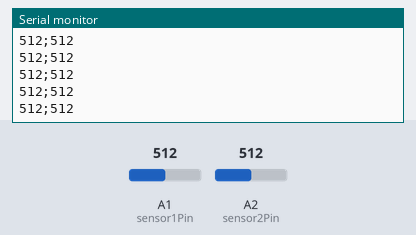
Bench run of a sketch on a simulated Arduino Uno, built with avr-gcc and run on an emulated ATmega328P. On the bench: the last lines printed to the serial monitor. The test bench sets the inputs (shaded band); at power-on: A1 (sensor1Pin) = 512, A2 (sensor2Pin) = 512.

Above: at 2.2 s.
2.3 s: A1 (sensor1Pin) set to 990
At 2.33 s:
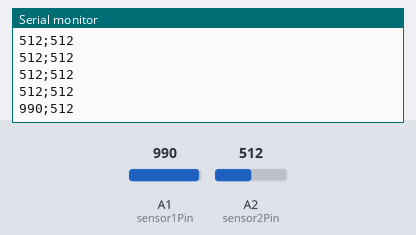
3.8 s: A1 (sensor1Pin) set to 1007
At 3.8 s:
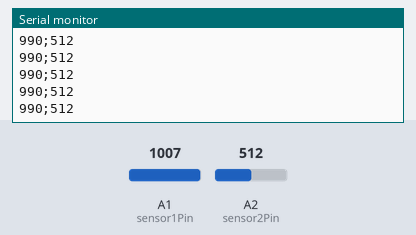
Timing chart, 0 to 6.8 s (numbered marks = the images above; inputs shaded):
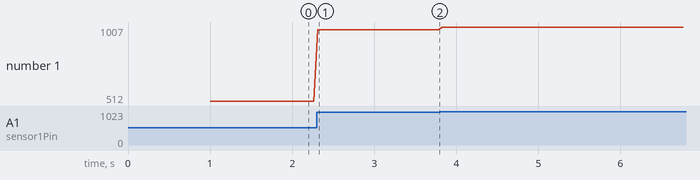

Measured:
- after the input at 2.3 s, the serial monitor: prints a new line at once (image 1)
- plotted number 1: 512 → 990 after the input at 2.3 s, 990 → 1007 after the input at 3.8 s

The sketch:

leitura-potenciometros.ino
```cpp
//O potenciômetro está conectado ao GPIO
const int sensor1Pin = 15;
const int sensor2Pin = 2;

//variável para armazenar o valor do potenciômetro
int svalor1 = 0;
int svalor2 = 0;

String mensagem = "";
void setup() {
  Serial.begin(115200);
  delay(1000);
}

void loop() { //// Lendo o valor do potenciômetro
  svalor2 = analogRead(sensor2Pin);
  svalor1 = analogRead(sensor1Pin);
  mensagem = String(svalor1) + ";" + String(svalor2);
  Serial.println(mensagem);
  delay(50);
}
```
